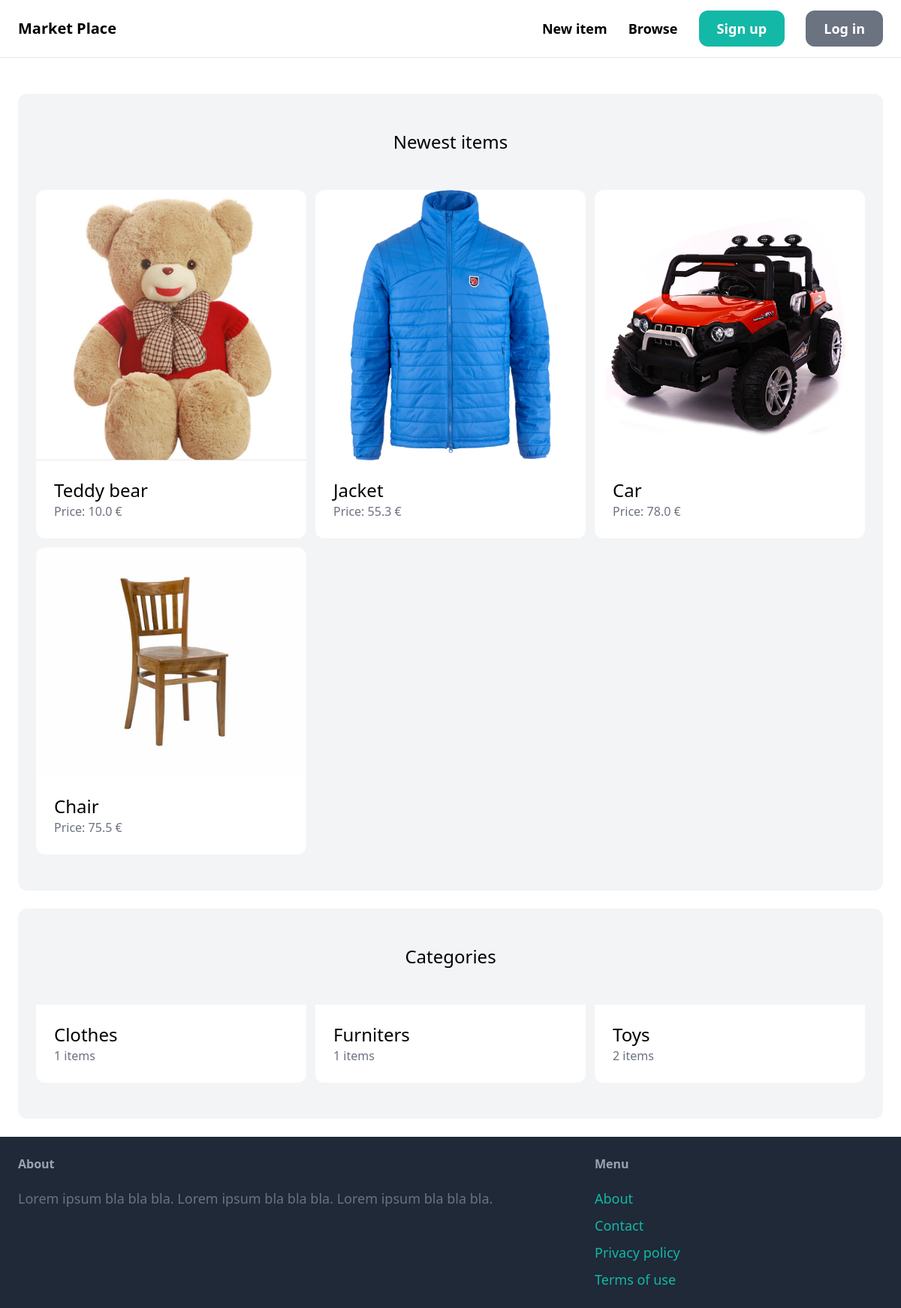
Before: / with the older database file.
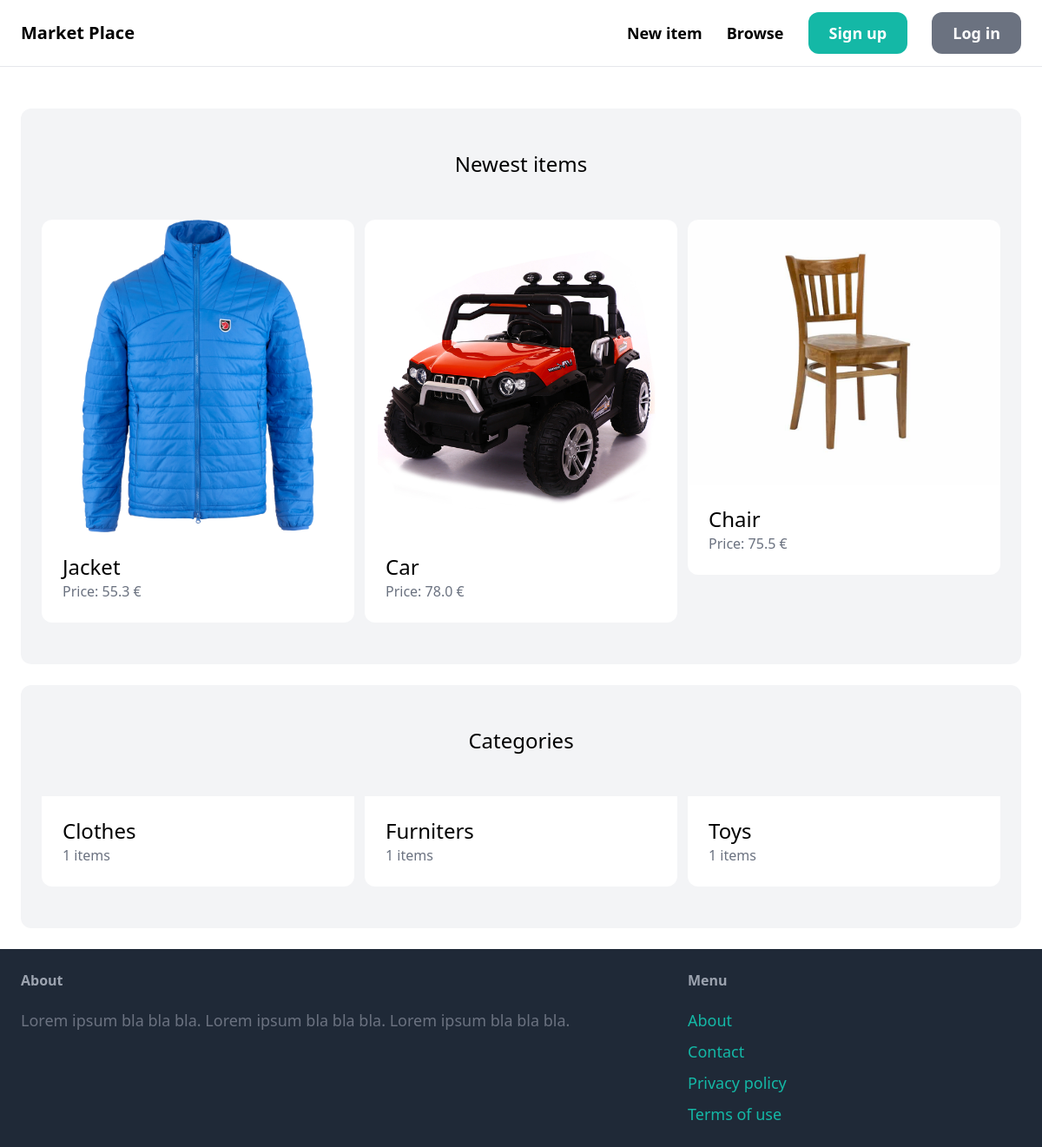
After: the same page with the newer database file.
### item/models.py (models this page shows, shortened)
class Item(models.Model):
    category = models.ForeignKey(Category, related_name='items', on_delete=models.CASCADE)
    name = models.CharField(max_length=255)
    description = models.TextField(blank=True, null=True)
    price = models.FloatField()
    image = models.ImageField(upload_to='item_images', blank=True, null=True)
    is_sold = models.BooleanField(default=False)
    created_by = models.ForeignKey(User, related_name='items', on_delete=models.CASCADE)
    created_at = models.DateTimeField(auto_now_add=True)

class Category(models.Model):
    name = models.CharField(max_length=255)
    class Meta:
        ordering = ['name',]
        verbose_name_plural = 'Categories'

### core/views.py (the view)
# urls.py: path('', views.index, name='index'),
def index(request):
    item = Item.objects.filter(is_sold=False)[0:6]
    category = Category.objects.all()
    return render(request, 'core/index.html', {
        'items': item,
        'categories': category,
    })

### core/templates/core/index.html (shortened to what this page needs)
{% extends 'core/base.html' %}
{% block content %}
    <div class="mt-6 px-6 py-12 bg-gray-100 rounded-xl">
        <h2 class="mb-12 text-2xl text-center">Newest items</h2>
        <div class="grid grid-cols-3 gap-3">
            {% for item in items %}
                <div>
                    <a href="{% url 'item:detail' item.id %}">
                        <div>
                            <img src="{{ item.image.url }}" class="rounded-t-xl">
                        </div>
                        <div class="p-6 bg-white rounded-b-xl">
                            <h2 class="text-2xl">{{ item.name }}</h2>
                            <p class="text-gray-500">Price: {{ item.price }} €</p>
                        </div>
                    </a>
                </div>
            {% endfor %}
        </div>
    </div>
    <div class="mt-6 px-6 py-12 bg-gray-100 rounded-xl">
        <h2 class="mb-12 text-2xl text-center">Categories</h2>
        <div class="grid grid-cols-3 gap-3">
            {% for category in categories %}
                <div>
                    <a href="#">
                        <div class="p-6 bg-white rounded-b-xl">
                            <h2 class="text-2xl">{{ category.name }}</h2>
                            <p class="text-gray-500">{{ category.items.count }} items</p>
                        </div>
                    </a>
                </div>
            {% endfor %}
        </div>
    </div>
{% endblock %}

### core/templates/core/base.html (shortened to what this page needs)
<!DOCTYPE html>
<html>
    <head>
        <script src="https://cdn.tailwindcss.com"></script>
    </head>
        <body>
            <nav class="py-6 px-6 flex justify-between items-center border-b border-gray-200">
                <a herf="/" class="text-xl font-semibold">Market Place</a>
                <div class="space-x-6">
                    <a href="{% url 'item:new' %}" class="text-lg font-semibold hover:text-gray-500">New item</a>
                    <a href="#" class="text-lg font-semibold hover:text-gray-500">Browse</a>
                    {% if user.is_authenticated %}
                    <a href="#" class="px-6 py-3 text-lg font-semibold bg-teal-500 text-white rounded-xl hover:bg-teal-700">Inbox</a>
                    <a href="{% url 'dashboard:index' %}" class="px-6 py-3 text-lg font-semibold bg-gray-500 text-white rounded-xl hover:bg-gray-700">Dashboard</a>
                    {% else %}
                        <a href="{% url 'core:signup' %}" class="px-6 py-3 text-lg font-semibold bg-teal-500 text-white rounded-xl hover:bg-teal-700">Sign up</a>
                        <a href="{% url 'core:login' %}" class="px-6 py-3 text-lg font-semibold bg-gray-500 text-white rounded-xl hover:bg-gray-700">Log in</a>
                    {% endif %}
                </div>
            </nav>
            <div class="px-6 py-6">
                {% block content %}
                {% endblock %}
            </div>
            <footer class="py-6 px-6 flex justify-between bg-gray-800">
                <div class="w-2/3 pr-10">
                    <h3 class="mb-5 font-semibold text-gray-400">About</h3>
                    <p class="text-lg text-gray-500">Lorem ipsum bla bla bla. Lorem ipsum bla bla bla. Lorem ipsum bla bla bla.</p>
                </div>
                <div class="w-1/3">
                    <h3 class="mb-5 font-semibold text-gray-400">Menu</h3>
                    <ul class="space-y-2">
                        <li><a href="#" class="text-lg text-teal-500 hover:text-teal-700">About</a></li>
                        <li><a href="{% url 'core:contact' %}" class="text-lg text-teal-500 hover:text-teal-700">Contact</a></li>
                        <li><a href="#" class="text-lg text-teal-500 hover:text-teal-700">Privacy policy</a></li>
                        <li><a href="{% url 'core:terms' %}" class="text-lg text-teal-500 hover:text-teal-700">Terms of use</a></li>
                    </ul>
                </div>
            </footer>
        </body>
</html>

Changed rows visible on the page:
removed Item: image (picture), name "Teddy bear", price "10.0"
computed for Category "Toys": items.count "2" → "1"
